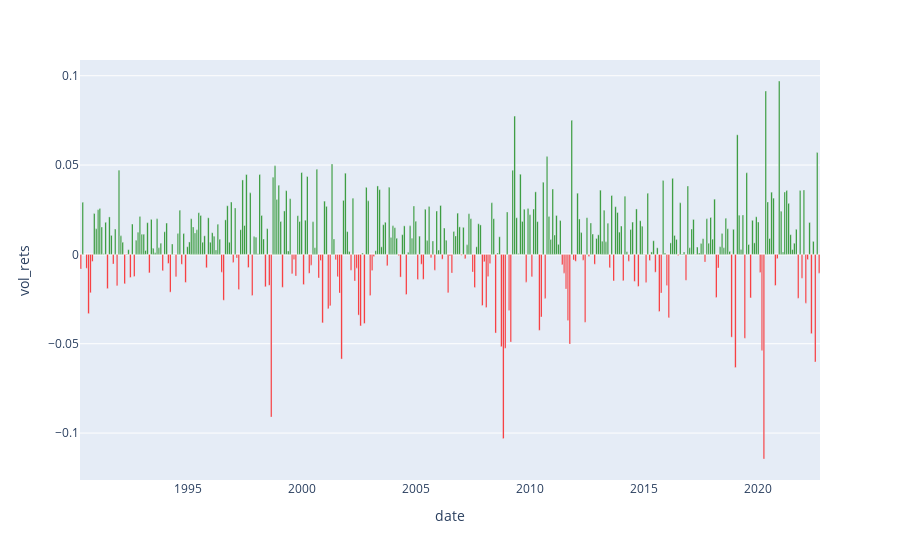

The notebook cell this image was saved under:
### Code cell
monthly_rets = strategy_returns[["date", "vol_rets"]].resample('M', on='date').mean() # Calculate average daily return for each month
monthly_rets['Colour']='red' # Add column with 'red' value
monthly_rets.loc[monthly_rets['vol_rets']>=0, 'Colour']='green' # Replace 'red' with 'green' where return is non-negative
px.bar(monthly_rets,x=monthly_rets.index,y="vol_rets").update_traces(marker_color=monthly_rets["Colour"]).show()

### Figure 1 — Plotly figure (JSON) as saved in the notebook; plotly's stock layout.template omitted (floating-point values rounded to 4 significant figures; data arrays with more than 128 entries replaced by an {"elided": "..."} marker saying what was removed)
{"data": [{"alignmentgroup": "True", "hovertemplate": "date=%{x}<br>vol_rets=%{y}<extra></extra>", "legendgroup": "", "marker": {"color": {"elided": "389 str values"}, "pattern": {"shape": ""}}, "name": "", "offsetgroup": "", "orientation": "v", "showlegend": false, "textposition": "auto", "type": "bar", "x": {"elided": "389 str values"}, "xaxis": "x", "y": {"elided": "389 float values"}, "yaxis": "y"}], "layout": {"barmode": "relative", "legend": {"tracegroupgap": 0}, "margin": {"t": 60}, "xaxis": {"anchor": "y", "domain": [0, 1], "title": {"text": "date"}}, "yaxis": {"anchor": "x", "domain": [0, 1], "title": {"text": "vol_rets"}}}}
